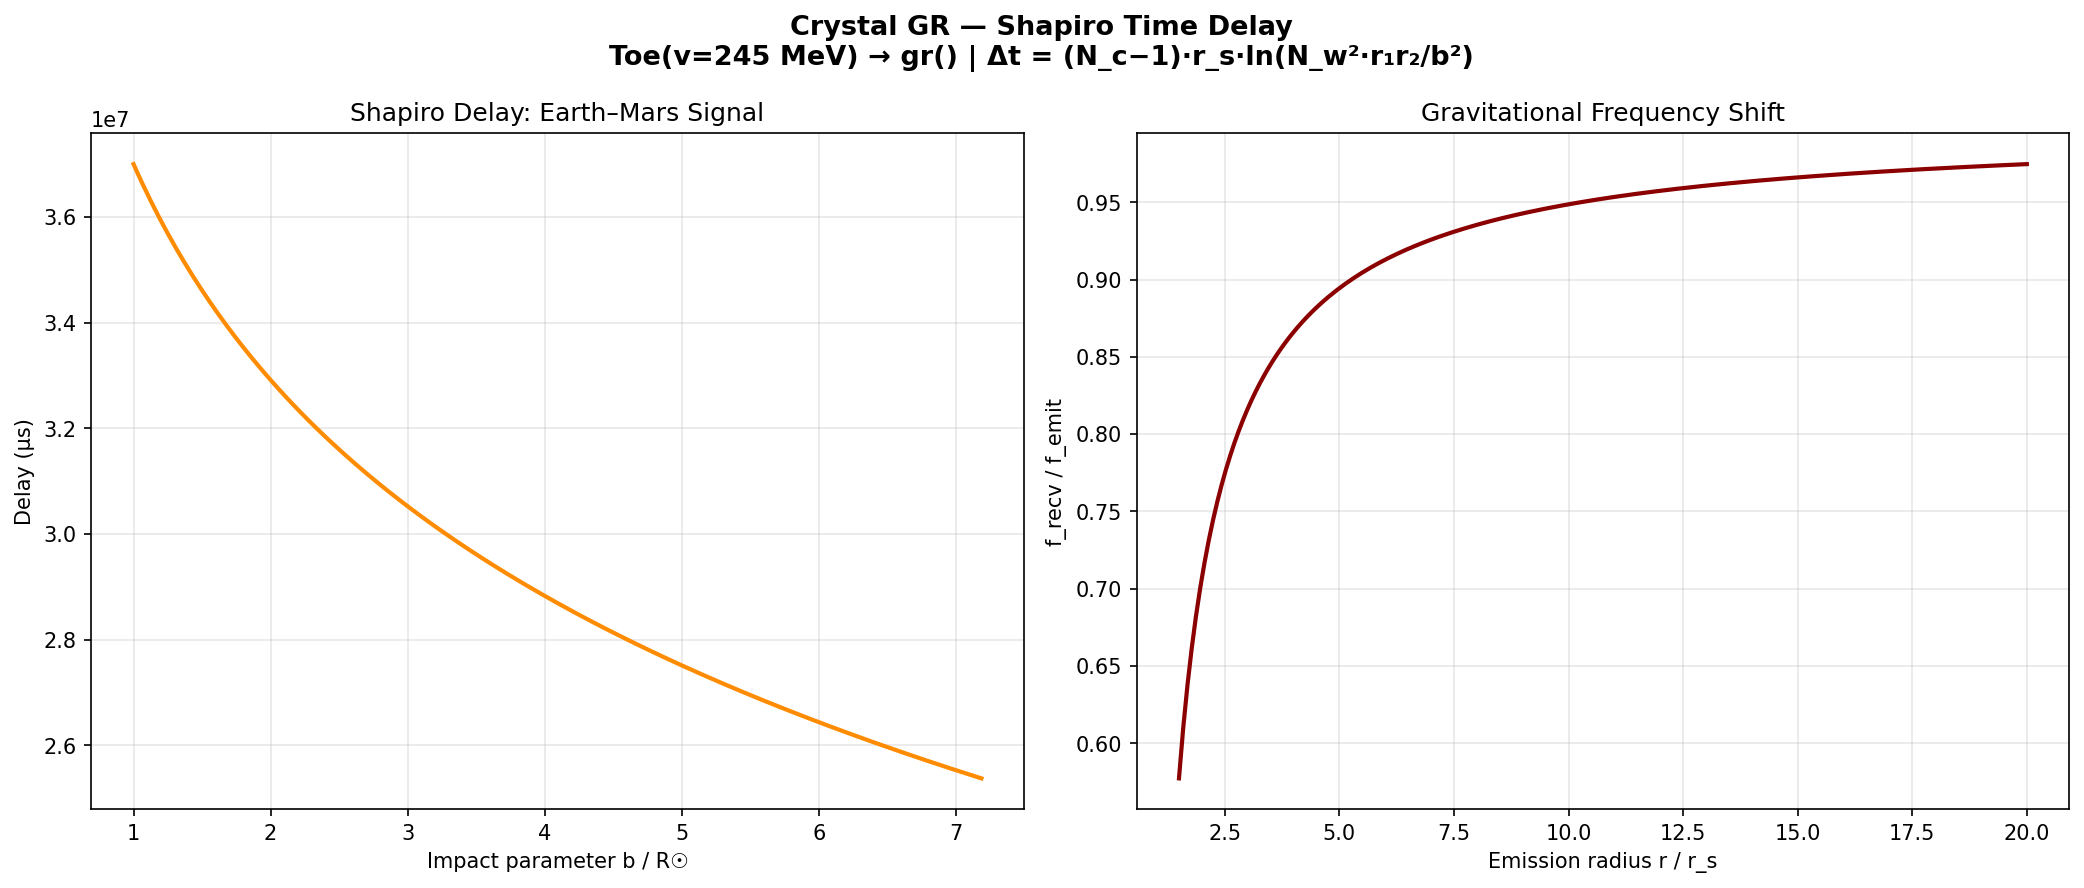

Source code (Python):
#!/usr/bin/env python3
"""
Crystal GR — Shapiro Time Delay
=================================
Δt = 2·r_s·ln(4·r₁·r₂/b²) where 2=N_c−1, 4=N_w².
Radio signals slow down near massive objects.
"""
import crystal_toe as ct
import numpy as np
import matplotlib.pyplot as plt

toe = ct.Toe()
gr = toe.gr()

# Sun parameters
gm_sun = 1.327e11  # km³/s²
rs_sun = gr.schwarzschild_r(gm_sun / 3e5**2)  # convert to geometric units
r_earth = 1.496e8  # km
r_mars = 2.279e8

# Shapiro delay as signal grazes Sun at different impact parameters
b_vals = np.linspace(6.957e5, 5e6, 200)  # from Sun surface outward
delays = [gr.shapiro_delay(gm_sun/9e10, r_earth, r_mars, b) * 1e6 for b in b_vals]  # microseconds

print(f"Shapiro delay coefficients: ({gr.n_c()-1}, {gr.bending_factor()}) = (N_c−1, N_w²)")
print(f"At Sun limb: {delays[0]:.1f} μs")

fig, axes = plt.subplots(1, 2, figsize=(14, 6))
fig.suptitle(f"Crystal GR — Shapiro Time Delay\nToe(v={toe.vev():.0f} MeV) → gr() | "
             f"Δt = (N_c−1)·r_s·ln(N_w²·r₁r₂/b²)",
             fontsize=13, fontweight='bold')

axes[0].plot(np.array(b_vals)/6.957e5, delays, 'darkorange', linewidth=2)
axes[0].set_xlabel('Impact parameter b / R☉'); axes[0].set_ylabel('Delay (μs)')
axes[0].set_title('Shapiro Delay: Earth–Mars Signal'); axes[0].grid(True, alpha=0.3)

# Frequency ratio (redshift) at different radii
r_vals = np.linspace(1.5*rs_sun, 20*rs_sun, 200)
ratios = [gr.frequency_ratio(rs_sun, r, 1e10) for r in r_vals]  # emit at r, receive at infinity
axes[1].plot(r_vals/rs_sun, ratios, 'darkred', linewidth=2)
axes[1].set_xlabel('Emission radius r / r_s'); axes[1].set_ylabel('f_recv / f_emit')
axes[1].set_title('Gravitational Frequency Shift'); axes[1].grid(True, alpha=0.3)

plt.tight_layout()
plt.savefig('gr_shapiro.png', dpi=150, bbox_inches='tight'); plt.show()
